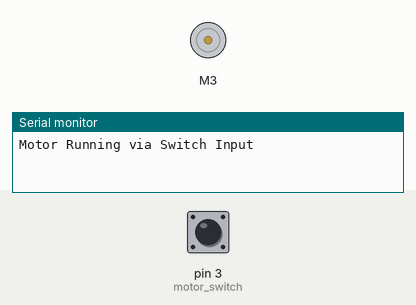
This sketch was run on a simulated Arduino Uno, built with avr-gcc and run on an emulated ATmega328P. On the bench: DC motor (green arrow = forward, orange = backward, longer = faster), the last lines printed to the serial monitor. Inputs (shaded band) come from the test bench; at power-on: pin 3 (motor_switch) HIGH.

Above: at 1.2 s.
1.3 s: pin 3 (motor_switch) pulled LOW for 0.15 s
At 1.38 s:
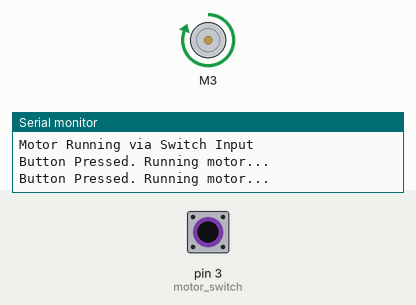
2.9 s: pin 3 (motor_switch) pulled LOW for 3.2 s
At 7.1 s:
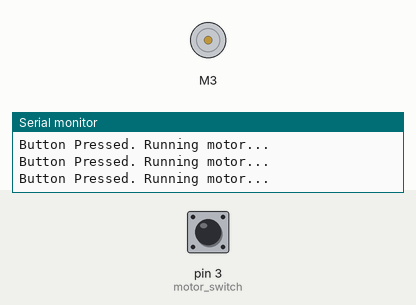
7.6 s: pin 3 (motor_switch) driven LOW
At 8.4 s:
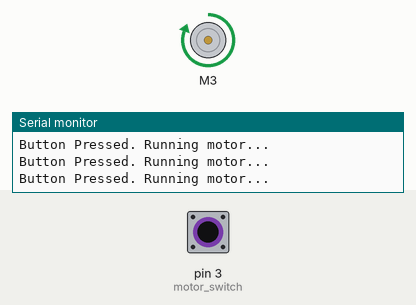
10.6 s: pin 3 (motor_switch) driven HIGH
At 11.3 s:
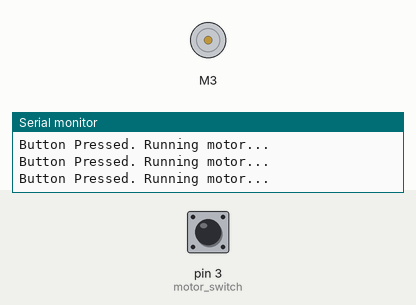
Timing chart, 0 to 13.1 s (numbered marks = the images above; inputs shaded):
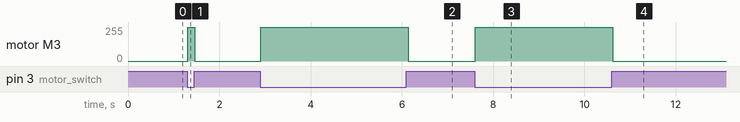

Measured:
- after the input at 1.3 s, motor M3: stopped → forward 255/255 at once, → stopped 0.15 s later
- after the input at 2.9 s, motor M3: stopped → forward 255/255 at once, → stopped 3.2 s later
- after the input at 7.6 s, motor M3: stopped → forward 255/255 at once
- after the input at 10.6 s, motor M3: forward 255/255 → stopped at once

The sketch:

arduino_MotorShieldSwitch.ino
```cpp
/*------------------------------------------------------------------------------------
arduino_MotorShieldSwitch.ino

Runs a motor at full speed while a switch is pressed

For use with the Adafruit Motor Shield v2
http://www.adafruit.com/products/1438

Adapted from the example code in the Adafruit library

Get the library at:
https://github.com/ladyada/Adafruit_Motor_Shield_V2_Library/archive/master.zip

Created: 10/27/15 - Joshua Vaughan - joshua.vaughan@louisiana.edu

Modified:
  * mm/dd/yy - Name (email if not same person as above)
    - major change 1
    - major change 2
  * mm/dd/yy - Name (email if not same person as above)
    - major change 1
------------------------------------------------------------------------------------*/

// Include the necessary libraries for the motor shield
// You should include all three below anytime you're using the motor-driver shield
#include <Wire.h>
#include <Adafruit_MotorShield.h>
#include "utility/Adafruit_PWMServoDriver.h"

// Create the motor shield object with the default I2C address
Adafruit_MotorShield AFMS = Adafruit_MotorShield();

// Select which 'port' M1, M2, M3 or M4. In this case, M3
Adafruit_DCMotor *Motor3 = AFMS.getMotor(3);

// Attach the switch to pin 3 - make it a constant so it can't be changed
const int motor_switch = 3;

void setup() {
  Serial.begin(9600);        // set up Serial library at 9600 bps
  Serial.println("Motor Running via Switch Input");

  AFMS.begin();  // create with the default frequency 1.6KHz

  //configure the motor_switch as an input and enable the internal pull-up resistor
  pinMode(motor_switch, INPUT_PULLUP);

  // Set the speed to maximum
  // The speed won't change, so we can define it in setup
  Motor3->setSpeed(255);

}


void loop() {
  // While the button is held down, run the motor
  while(!digitalRead(motor_switch))
  {
      Serial.println("Button Pressed. Running motor...");
      // Set the direction of the motor to FORWARD
      // The direction won't change, so we can define it in setup
      Motor3->run(FORWARD);

      // Delay for 10 ms before checking the swtich again
      delay(10);
  }

  // if the button is not pressed, stop the motor
  Motor3->run(RELEASE); // Stop the motor

  // Delay for 10 ms before looping and checking the swtich again
  delay(10);
}
```
